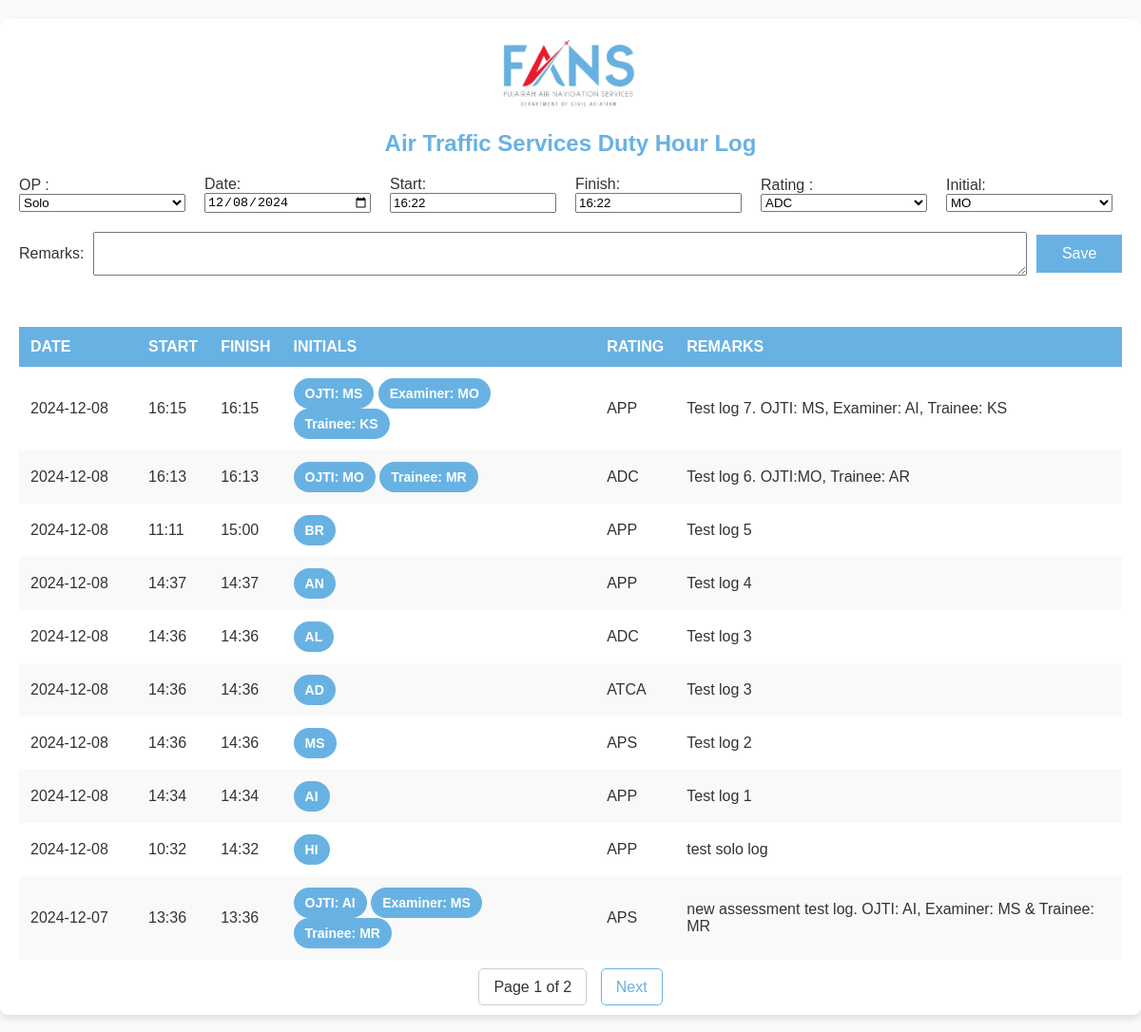
Page /new_ats_log_solo on the committed database.
### tables this page shows
CREATE TABLE ats_log (
                id INTEGER PRIMARY KEY AUTOINCREMENT,
                date TEXT,
                start TEXT,
                finish TEXT,
                initial TEXT,
                rating TEXT,
                remarks TEXT,
                ojti TEXT,
                examiner TEXT,
                trainee TEXT,
                op TEXT
            );

### app.py (the view, shortened to what this page needs)
@app.route('/new_ats_log_solo', methods=['GET', 'POST'])
def new_ats_log_solo():
    current_date = datetime.now(timezone.utc).strftime('%Y-%m-%d')
    current_utc_time = datetime.now(timezone.utc).strftime('%H:%M')  # Ensure 24-hour format
    options = ['Solo', 'OJT', 'Assessment']
    ratings = ['ADC','APP','APS','ATCA']
    initials = ['MO', 'AI', 'MS', 'AD', 'AL', 'AN', 'AS', 'AV', 'HA', 'HI', 'KR', 'MY', 'NA', 'AM', 'AR', 'MZ', 'MM', 'KS', 'SE', 'BI', 'SK', 'SH', 'BR', 'AB', 'LB', 'ME', 'MR', 'AO', 'MA']
    logs, page, total_pages = get_logs_n_pagination_data()
    return render_template('new_ats_log_solo.html', date=current_date, time=current_utc_time, ratings=ratings, initials=initials, options=options, logs=logs, page=page, total_pages=total_pages)

### app.py (called while the page is built)
def get_logs_n_pagination_data():
    page = request.args.get('page', 1, type=int)
    offset = (page - 1) * per_page
    with sqlite3.connect(DATABASE) as conn:
        cursor = conn.cursor()
        cursor.execute('''
            SELECT id, date, start, finish, initial, rating, remarks, ojti, examiner, trainee, op
            FROM ats_log ORDER BY id DESC
            LIMIT ? OFFSET ?
        ''', (per_page, offset))
        logs = cursor.fetchall()
        cursor.execute('SELECT COUNT(*) FROM ats_log')
        total_logs = cursor.fetchone()[0]
    total_pages = (total_logs + per_page - 1) // per_page
    return logs, page, total_pages

### templates/new_ats_log_solo.html (shortened to what this page needs)
<!DOCTYPE html>
<html lang="en">
<head>
    <link rel="stylesheet" href="/static/styles.css">
</head>
<body>
    <div class="container">
        <img src="/static/logo.png" alt="FANS Logo" class="logo">
        <h1>Air Traffic Services Duty Hour Log</h1>
        <form method="POST" action="/new_ats_log_solo">
            <div class="form-row">
                <div class="form-group">
                    <label for="option">OP :</label>
                    <select id="option" name="option" required onchange="opSelected(this)">
                        {% for option in options %}
                            <option value="{{ option }}">{{ option }}</option>
                        {% endfor %}
                    </select>
                </div>
                <div class="form-group">
                    <label for="date">Date:</label>
                    <input type="date" id="date" name="date" value="{{ date }}" required>
                </div>
                <div class="form-group">
                    <label for="start">Start:</label>
                    <input type="text" id="start" name="start" value="{{ time }}" required>
                </div>
                <div class="form-group">
                    <label for="finish">Finish:</label>
                    <input type="text" id="finish" name="finish" value="{{ time }}" required>
                </div>
                <div class="form-group">
                    <label for="rating">Rating :</label>
                    <select id="rating" name="rating" required>
                        {% for rating in ratings %}
                            <option value="{{ rating }}">{{ rating }}</option>
                        {% endfor %}
                    </select>
                </div>
                <div class="form-group">
                    <label for="initials">Initial:</label>
                    <select id="initials" name="initials" required>
                        {% for initial in initials %}
                            <option value="{{ initial }}">{{ initial }}</option>
                        {% endfor %}
                    </select>
                </div>
            </div>
            <div class="remarks-row">
                <label for="remarks">Remarks:</label>
                <textarea id="remarks" name="remarks" required></textarea>
                <button type="submit" class="submit-btn">Save</button>
            </div>
        </form>
        <br><br><br>
        <table>
            <thead>
                <tr>
                    <th>Date</th>
                    <th>Start</th>
                    <th>Finish</th>
                    <th>Initials</th>
                    <th>Rating</th>
                    <th>Remarks</th>
                </tr>
            </thead>
            <tbody>
                {% for log in logs %}
                <tr>
                    <td style="width: 100px;">{{ log[1] }}</td>
                    <td>{{ log[2] }}</td>
                    <td>{{ log[3] }}</td>
                    <td>
                        {% if log[10] == "Solo" %}
                        <span class="chip">{{ log[4] }}</span>
                        {% elif log[10] == "OJT" %}
                        <span class="chip">OJTI: {{ log[7] }}</span>
                        <span class="chip">Trainee: {{ log[9] }}</span>
                        {% elif log[10] == "Assessment" %}
                        <span class="chip">OJTI: {{ log[7] }}</span>
                        <span class="chip">Examiner: {{ log[8] }}</span>
                        <span class="chip">Trainee: {{ log[9] }}</span>
                        {% endif %}
                    </td>
                    <td>{{ log[5] }}</td>
                    <td>{{ log[6] }}</td>
                </tr>
                {% endfor %}
            </tbody>
        </table>
        <div class="pagination">
            <span>Page {{ page }} of {{ total_pages }}</span>
            {% if page < total_pages %}
            <a href="{{ url_for('new_ats_log_solo', page=page+1) }}">Next</a>
            {% endif %}
        </div>
    </div>
</body>
</html>

### static/styles.css (style rules this page uses)
body { font-family: Arial, sans-serif; background-color: #f9f9f9; color: #333; margin: 0; padding: 0; }
.container { max-width: 1200px; margin: 20px auto; padding: 20px; background: #ffffff; border-radius: 8px; box-shadow: 0 4px 6px rgba(0, 0, 0, 0.1); }
.logo { display: block; margin: 0 auto 20px; width: 150px; }
h1 { text-align: center; color: #68B2E3; font-size: 24px; margin-bottom: 20px; }
.form-row { display: flex; justify-content: space-between; gap: 10px; margin-bottom: 20px; }
.form-group { flex: 1; display: flex; flex-direction: column; min-width: 120px; }
textarea { flex: 7; height: 40px; resize: vertical; margin: 0; }
.submit-btn { flex: 0.5; height: 40px; background-color: #68B2E3; color: white; border: none; padding: 10px; font-size: 16px; cursor: pointer; text-align: center; }
table { width: 100%; border-collapse: collapse; margin-bottom: 20px; }
table th, table td { padding: 12px; text-align: left; }
table thead th { background-color: #68B2E3; color: white; text-transform: uppercase; }
table tbody tr:nth-child(even) { background-color: #f9f9f9; }
.chip { display: inline-block; padding: 8px 12px; font-size: 14px; font-weight: bold; color: white; border-radius: 16px; background-color: #68B2E3; }
.pagination { text-align: center; margin-top: 20px; }
.pagination a { text-decoration: none; color: #68B2E3; padding: 10px 15px; margin: 0 5px; border: 1px solid #68B2E3; border-radius: 5px; }
.pagination span { color: #333; padding: 10px 15px; margin: 0 5px; border: 1px solid #ccc; border-radius: 5px; }
.form-row { display: flex; align-items: center; gap: 10px; }
.form-group { flex: 1; margin-right: 10px; }
.remarks-row { display: flex; align-items: center; gap: 10px; margin-top: 10px; }

### rows in the picture
ats_log: date "2024-12-08", start "16:15", finish "16:15", ojti "MS", examiner "MO", trainee "KS", rating "APP", remarks "Test log 7. OJTI: MS, Examiner: AI, Trainee: KS"
ats_log: date "2024-12-08", start "16:13", finish "16:13", ojti "MO", trainee "MR", rating "ADC", remarks "Test log 6. OJTI:MO, Trainee: AR"
ats_log: date "2024-12-08", start "11:11", finish "15:00", initial "BR", rating "APP", remarks "Test log 5"
ats_log: date "2024-12-08", start "14:37", finish "14:37", initial "AN", rating "APP", remarks "Test log 4"
ats_log: date "2024-12-08", start "14:36", finish "14:36", initial "AL", rating "ADC", remarks "Test log 3"
ats_log: date "2024-12-08", start "14:36", finish "14:36", initial "AD", rating "ATCA", remarks "Test log 3"
ats_log: date "2024-12-08", start "14:36", finish "14:36", initial "MS", rating "APS", remarks "Test log 2"
ats_log: date "2024-12-08", start "14:34", finish "14:34", initial "AI", rating "APP", remarks "Test log 1"
ats_log: date "2024-12-08", start "10:32", finish "14:32", initial "HI", rating "APP", remarks "test solo log"
ats_log: date "2024-12-07", start "13:36", finish "13:36", ojti "AI", examiner "MS", trainee "MR", rating "APS", remarks "new assessment test log. OJTI: AI, Examiner: MS & Trainee: MR"

### other values in the picture
{{ page }} "1"
{{ total_pages }} "2"
form field option "Solo"
form field rating "ADC"
form field initials "MO"
